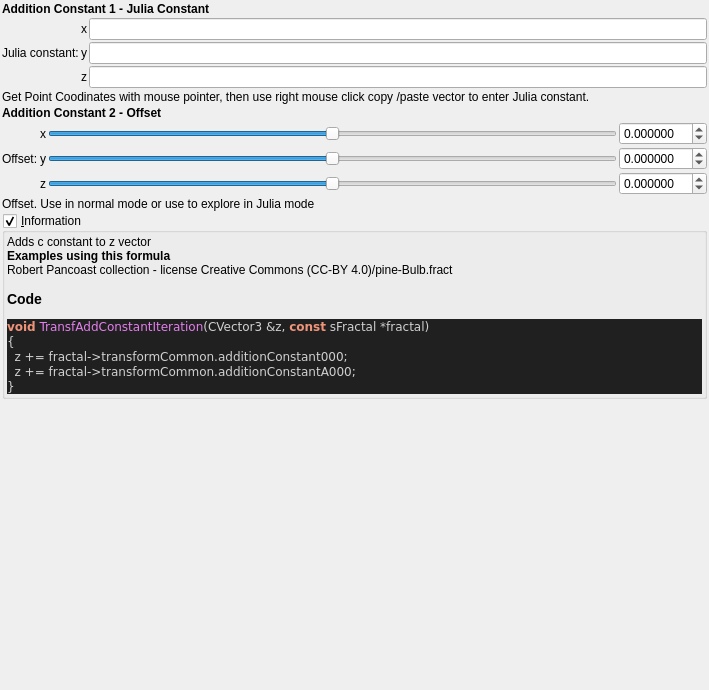
<?xml version="1.0" encoding="UTF-8"?>
<ui version="4.0">
 <class>transf_add_constant</class>
 <widget class="QWidget" name="Form">
  <property name="geometry">
   <rect>
    <x>0</x>
    <y>0</y>
    <width>709</width>
    <height>690</height>
   </rect>
  </property>
  <property name="windowTitle">
   <string notr="true">transf_add_constant</string>
  </property>
  <layout class="QVBoxLayout" name="verticalLayout">
   <property name="spacing">
    <number>2</number>
   </property>
   <property name="leftMargin">
    <number>2</number>
   </property>
   <property name="topMargin">
    <number>2</number>
   </property>
   <property name="rightMargin">
    <number>2</number>
   </property>
   <property name="bottomMargin">
    <number>2</number>
   </property>
   <item>
    <widget class="QLabel" name="label_258">
     <property name="font">
      <font>
       <weight>75</weight>
       <bold>true</bold>
      </font>
     </property>
     <property name="text">
      <string>Addition Constant 1 - Julia Constant</string>
     </property>
    </widget>
   </item>
   <item>
    <layout class="QGridLayout" name="gridLayout_64">
     <property name="spacing">
      <number>2</number>
     </property>
     <item row="4" column="3">
      <widget class="MyLineEdit" name="vect3_transf_addition_constant_z">
       <property name="sizePolicy">
        <sizepolicy hsizetype="Expanding" vsizetype="Maximum">
         <horstretch>0</horstretch>
         <verstretch>0</verstretch>
        </sizepolicy>
       </property>
      </widget>
     </item>
     <item row="2" column="2">
      <widget class="QLabel" name="label_117">
       <property name="text">
        <string notr="true">x</string>
       </property>
      </widget>
     </item>
     <item row="3" column="2">
      <widget class="QLabel" name="label_116">
       <property name="text">
        <string notr="true">y</string>
       </property>
      </widget>
     </item>
     <item row="3" column="3">
      <widget class="MyLineEdit" name="vect3_transf_addition_constant_y">
       <property name="sizePolicy">
        <sizepolicy hsizetype="Expanding" vsizetype="Maximum">
         <horstretch>0</horstretch>
         <verstretch>0</verstretch>
        </sizepolicy>
       </property>
      </widget>
     </item>
     <item row="2" column="3">
      <widget class="MyLineEdit" name="vect3_transf_addition_constant_x">
       <property name="sizePolicy">
        <sizepolicy hsizetype="Expanding" vsizetype="Maximum">
         <horstretch>0</horstretch>
         <verstretch>0</verstretch>
        </sizepolicy>
       </property>
      </widget>
     </item>
     <item row="3" column="1">
      <widget class="QLabel" name="label_256">
       <property name="text">
        <string>Julia constant:</string>
       </property>
      </widget>
     </item>
     <item row="4" column="2">
      <widget class="QLabel" name="label_118">
       <property name="text">
        <string notr="true">z</string>
       </property>
      </widget>
     </item>
    </layout>
   </item>
   <item>
    <widget class="QLabel" name="label">
     <property name="text">
      <string>Get Point Coodinates with mouse pointer, then use right mouse click copy /paste vector to enter Julia constant.</string>
     </property>
     <property name="wordWrap">
      <bool>true</bool>
     </property>
    </widget>
   </item>
   <item>
    <widget class="QLabel" name="label_257">
     <property name="font">
      <font>
       <weight>75</weight>
       <bold>true</bold>
      </font>
     </property>
     <property name="text">
      <string>Addition Constant 2 - Offset</string>
     </property>
    </widget>
   </item>
   <item>
    <layout class="QGridLayout" name="gridLayout_63">
     <property name="spacing">
      <number>2</number>
     </property>
     <item row="4" column="3">
      <widget class="QSlider" name="slider3_transf_addition_constantA_000_z">
       <property name="sizePolicy">
        <sizepolicy hsizetype="Expanding" vsizetype="Maximum">
         <horstretch>0</horstretch>
         <verstretch>0</verstretch>
        </sizepolicy>
       </property>
       <property name="minimum">
        <number>-5000000</number>
       </property>
       <property name="maximum">
        <number>5000000</number>
       </property>
       <property name="singleStep">
        <number>1</number>
       </property>
       <property name="orientation">
        <enum>Qt::Horizontal</enum>
       </property>
      </widget>
     </item>
     <item row="4" column="4">
      <widget class="MyDoubleSpinBox" name="spinbox3_transf_addition_constantA_000_z">
       <property name="sizePolicy">
        <sizepolicy hsizetype="Minimum" vsizetype="Maximum">
         <horstretch>0</horstretch>
         <verstretch>0</verstretch>
        </sizepolicy>
       </property>
       <property name="prefix">
        <string/>
       </property>
       <property name="suffix">
        <string/>
       </property>
       <property name="decimals">
        <number>6</number>
       </property>
       <property name="minimum">
        <double>-99.989999999999995</double>
       </property>
       <property name="maximum">
        <double>99.989999999999995</double>
       </property>
       <property name="singleStep">
        <double>0.100000000000000</double>
       </property>
      </widget>
     </item>
     <item row="3" column="1">
      <widget class="QLabel" name="label_255">
       <property name="text">
        <string>Offset:</string>
       </property>
      </widget>
     </item>
     <item row="3" column="3">
      <widget class="QSlider" name="slider3_transf_addition_constantA_000_y">
       <property name="sizePolicy">
        <sizepolicy hsizetype="Expanding" vsizetype="Maximum">
         <horstretch>0</horstretch>
         <verstretch>0</verstretch>
        </sizepolicy>
       </property>
       <property name="minimum">
        <number>-5000000</number>
       </property>
       <property name="maximum">
        <number>5000000</number>
       </property>
       <property name="singleStep">
        <number>1</number>
       </property>
       <property name="orientation">
        <enum>Qt::Horizontal</enum>
       </property>
      </widget>
     </item>
     <item row="3" column="2">
      <widget class="QLabel" name="label_113">
       <property name="text">
        <string notr="true">y</string>
       </property>
      </widget>
     </item>
     <item row="2" column="3">
      <widget class="QSlider" name="slider3_transf_addition_constantA_000_x">
       <property name="sizePolicy">
        <sizepolicy hsizetype="Preferred" vsizetype="Preferred">
         <horstretch>0</horstretch>
         <verstretch>0</verstretch>
        </sizepolicy>
       </property>
       <property name="minimum">
        <number>-5000000</number>
       </property>
       <property name="maximum">
        <number>5000000</number>
       </property>
       <property name="singleStep">
        <number>1</number>
       </property>
       <property name="orientation">
        <enum>Qt::Horizontal</enum>
       </property>
      </widget>
     </item>
     <item row="2" column="2">
      <widget class="QLabel" name="label_114">
       <property name="text">
        <string notr="true">x</string>
       </property>
      </widget>
     </item>
     <item row="4" column="2">
      <widget class="QLabel" name="label_115">
       <property name="text">
        <string notr="true">z</string>
       </property>
      </widget>
     </item>
     <item row="2" column="4">
      <widget class="MyDoubleSpinBox" name="spinbox3_transf_addition_constantA_000_x">
       <property name="sizePolicy">
        <sizepolicy hsizetype="Minimum" vsizetype="Maximum">
         <horstretch>0</horstretch>
         <verstretch>0</verstretch>
        </sizepolicy>
       </property>
       <property name="prefix">
        <string/>
       </property>
       <property name="suffix">
        <string/>
       </property>
       <property name="decimals">
        <number>6</number>
       </property>
       <property name="minimum">
        <double>-99.989999999999995</double>
       </property>
       <property name="maximum">
        <double>99.989999999999995</double>
       </property>
       <property name="singleStep">
        <double>0.100000000000000</double>
       </property>
      </widget>
     </item>
     <item row="3" column="4">
      <widget class="MyDoubleSpinBox" name="spinbox3_transf_addition_constantA_000_y">
       <property name="sizePolicy">
        <sizepolicy hsizetype="Minimum" vsizetype="Maximum">
         <horstretch>0</horstretch>
         <verstretch>0</verstretch>
        </sizepolicy>
       </property>
       <property name="prefix">
        <string/>
       </property>
       <property name="suffix">
        <string/>
       </property>
       <property name="decimals">
        <number>6</number>
       </property>
       <property name="minimum">
        <double>-99.989999999999995</double>
       </property>
       <property name="maximum">
        <double>99.989999999999995</double>
       </property>
       <property name="singleStep">
        <double>0.100000000000000</double>
       </property>
      </widget>
     </item>
    </layout>
   </item>
   <item>
    <widget class="QLabel" name="label_2">
     <property name="text">
      <string>Offset. Use in normal mode or use to explore in Julia mode</string>
     </property>
    </widget>
   </item>
   <item>
    <widget class="MyGroupBox" name="groupCheck_info">
     <property name="title">
      <string>&amp;Information</string>
     </property>
     <property name="flat">
      <bool>false</bool>
     </property>
     <property name="checkable">
      <bool>true</bool>
     </property>
     <layout class="QVBoxLayout" name="verticalLayout_2">
      <property name="spacing">
       <number>2</number>
      </property>
      <property name="leftMargin">
       <number>2</number>
      </property>
      <property name="topMargin">
       <number>2</number>
      </property>
      <property name="rightMargin">
       <number>2</number>
      </property>
      <property name="bottomMargin">
       <number>2</number>
      </property>
      <item>
       <widget class="QLabel" name="label_code_content">
        <property name="text">
         <string notr="true">&lt;p&gt;Adds c constant to z vector&lt;/p&gt;&lt;table&gt;
&lt;/table&gt;
&lt;br&gt;&lt;b&gt;Examples using this formula&lt;/b&gt;&lt;br&gt;Robert Pancoast collection - license Creative Commons (CC-BY 4.0)/pine-Bulb.fract&lt;h3&gt;Code&lt;/h3&gt;
&lt;body style=&quot;background-color:#202020&quot;&gt;
&lt;pre style=&quot;color:#d0d0d0; background-color:#202020;  font-family:'Courier New',monospace;&quot;&gt;&lt;span style=&quot;color:#f09479; font-weight:bold&quot;&gt;void&lt;/span&gt; &lt;span style=&quot;color:#e47eed&quot;&gt;TransfAddConstantIteration&lt;/span&gt;&lt;span style=&quot;color:#d0d0d0&quot;&gt;(&lt;/span&gt;CVector3 &lt;span style=&quot;color:#d0d0d0&quot;&gt;&amp;amp;&lt;/span&gt;z&lt;span style=&quot;color:#d0d0d0&quot;&gt;,&lt;/span&gt; &lt;span style=&quot;color:#f09479; font-weight:bold&quot;&gt;const&lt;/span&gt; sFractal &lt;span style=&quot;color:#d0d0d0&quot;&gt;*&lt;/span&gt;fractal&lt;span style=&quot;color:#d0d0d0&quot;&gt;)&lt;/span&gt;
&lt;span style=&quot;color:#d0d0d0&quot;&gt;{&lt;/span&gt;
  z &lt;span style=&quot;color:#d0d0d0&quot;&gt;+=&lt;/span&gt; fractal&lt;span style=&quot;color:#d0d0d0&quot;&gt;-&amp;gt;&lt;/span&gt;transformCommon&lt;span style=&quot;color:#d0d0d0&quot;&gt;.&lt;/span&gt;additionConstant000&lt;span style=&quot;color:#d0d0d0&quot;&gt;;&lt;/span&gt;
  z &lt;span style=&quot;color:#d0d0d0&quot;&gt;+=&lt;/span&gt; fractal&lt;span style=&quot;color:#d0d0d0&quot;&gt;-&amp;gt;&lt;/span&gt;transformCommon&lt;span style=&quot;color:#d0d0d0&quot;&gt;.&lt;/span&gt;additionConstantA000&lt;span style=&quot;color:#d0d0d0&quot;&gt;;&lt;/span&gt;
&lt;span style=&quot;color:#d0d0d0&quot;&gt;}&lt;/span&gt;
&lt;/pre&gt;
&lt;/body&gt;</string>
        </property>
        <property name="wordWrap">
         <bool>true</bool>
        </property>
        <property name="openExternalLinks">
         <bool>true</bool>
        </property>
        <property name="textInteractionFlags">
         <set>Qt::LinksAccessibleByMouse|Qt::TextSelectableByMouse</set>
        </property>
       </widget>
      </item>
     </layout>
    </widget>
   </item>
   <item>
    <spacer name="verticalSpacer">
     <property name="orientation">
      <enum>Qt::Vertical</enum>
     </property>
     <property name="sizeHint" stdset="0">
      <size>
       <width>20</width>
       <height>40</height>
      </size>
     </property>
    </spacer>
   </item>
  </layout>
 </widget>
 <customwidgets>
  <customwidget>
   <class>MyDoubleSpinBox</class>
   <extends>QDoubleSpinBox</extends>
   <header>my_double_spin_box.h</header>
  </customwidget>
  <customwidget>
   <class>MyGroupBox</class>
   <extends>QGroupBox</extends>
   <header>my_group_box.h</header>
   <container>1</container>
  </customwidget>
  <customwidget>
   <class>MyLineEdit</class>
   <extends>QLineEdit</extends>
   <header>my_line_edit.h</header>
  </customwidget>
 </customwidgets>
 <tabstops>
  <tabstop>vect3_transf_addition_constant_x</tabstop>
  <tabstop>vect3_transf_addition_constant_y</tabstop>
  <tabstop>vect3_transf_addition_constant_z</tabstop>
  <tabstop>slider3_transf_addition_constantA_000_x</tabstop>
  <tabstop>spinbox3_transf_addition_constantA_000_x</tabstop>
  <tabstop>slider3_transf_addition_constantA_000_y</tabstop>
  <tabstop>spinbox3_transf_addition_constantA_000_y</tabstop>
  <tabstop>slider3_transf_addition_constantA_000_z</tabstop>
  <tabstop>spinbox3_transf_addition_constantA_000_z</tabstop>
  <tabstop>groupCheck_info</tabstop>
 </tabstops>
 <resources/>
 <connections/>
</ui>
